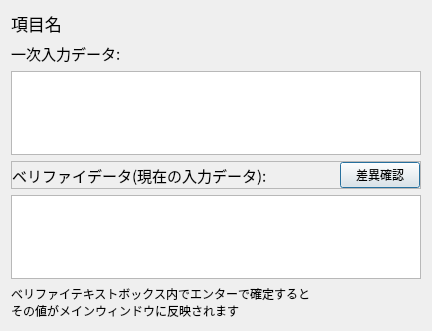
<?xml version="1.0" encoding="UTF-8"?>
<ui version="4.0">
 <class>CollationDialog</class>
 <widget class="QDialog" name="CollationDialog">
  <property name="geometry">
   <rect>
    <x>0</x>
    <y>0</y>
    <width>432</width>
    <height>331</height>
   </rect>
  </property>
  <property name="font">
   <font>
    <family>BIZ UDゴシック</family>
    <pointsize>11</pointsize>
   </font>
  </property>
  <property name="windowTitle">
   <string>一次入力データとの差異があります</string>
  </property>
  <layout class="QVBoxLayout" name="verticalLayout">
   <item>
    <widget class="QLabel" name="label_item_name">
     <property name="font">
      <font>
       <pointsize>13</pointsize>
      </font>
     </property>
     <property name="text">
      <string>項目名</string>
     </property>
    </widget>
   </item>
   <item>
    <widget class="QLabel" name="label">
     <property name="font">
      <font>
       <pointsize>11</pointsize>
      </font>
     </property>
     <property name="text">
      <string>一次入力データ:</string>
     </property>
    </widget>
   </item>
   <item>
    <widget class="QPlainTextEdit" name="plainTextEdit_new">
     <property name="sizePolicy">
      <sizepolicy hsizetype="Expanding" vsizetype="Expanding">
       <horstretch>0</horstretch>
       <verstretch>0</verstretch>
      </sizepolicy>
     </property>
     <property name="font">
      <font>
       <pointsize>13</pointsize>
      </font>
     </property>
     <property name="focusPolicy">
      <enum>Qt::ClickFocus</enum>
     </property>
    </widget>
   </item>
   <item>
    <widget class="QFrame" name="frame">
     <property name="sizePolicy">
      <sizepolicy hsizetype="Expanding" vsizetype="Fixed">
       <horstretch>0</horstretch>
       <verstretch>0</verstretch>
      </sizepolicy>
     </property>
     <property name="frameShape">
      <enum>QFrame::StyledPanel</enum>
     </property>
     <property name="frameShadow">
      <enum>QFrame::Raised</enum>
     </property>
     <layout class="QHBoxLayout" name="horizontalLayout">
      <property name="spacing">
       <number>0</number>
      </property>
      <property name="leftMargin">
       <number>0</number>
      </property>
      <property name="topMargin">
       <number>0</number>
      </property>
      <property name="rightMargin">
       <number>0</number>
      </property>
      <property name="bottomMargin">
       <number>0</number>
      </property>
      <item>
       <widget class="QLabel" name="label_2">
        <property name="font">
         <font>
          <pointsize>11</pointsize>
         </font>
        </property>
        <property name="text">
         <string>ベリファイデータ(現在の入力データ):</string>
        </property>
       </widget>
      </item>
      <item>
       <spacer name="horizontalSpacer">
        <property name="orientation">
         <enum>Qt::Horizontal</enum>
        </property>
        <property name="sizeHint" stdset="0">
         <size>
          <width>40</width>
          <height>20</height>
         </size>
        </property>
       </spacer>
      </item>
      <item>
       <widget class="QPushButton" name="pushButton_set_color">
        <property name="font">
         <font>
          <pointsize>9</pointsize>
         </font>
        </property>
        <property name="focusPolicy">
         <enum>Qt::StrongFocus</enum>
        </property>
        <property name="text">
         <string>差異確認</string>
        </property>
       </widget>
      </item>
     </layout>
    </widget>
   </item>
   <item>
    <widget class="QPlainTextEdit" name="plainTextEdit_ver">
     <property name="sizePolicy">
      <sizepolicy hsizetype="Expanding" vsizetype="Expanding">
       <horstretch>0</horstretch>
       <verstretch>0</verstretch>
      </sizepolicy>
     </property>
     <property name="font">
      <font>
       <pointsize>13</pointsize>
      </font>
     </property>
    </widget>
   </item>
   <item>
    <widget class="QLabel" name="label_3">
     <property name="font">
      <font>
       <pointsize>9</pointsize>
      </font>
     </property>
     <property name="text">
      <string>ベリファイテキストボックス内でエンターで確定すると
その値がメインウィンドウに反映されます</string>
     </property>
    </widget>
   </item>
  </layout>
 </widget>
 <tabstops>
  <tabstop>plainTextEdit_ver</tabstop>
 </tabstops>
 <resources/>
 <connections/>
</ui>
